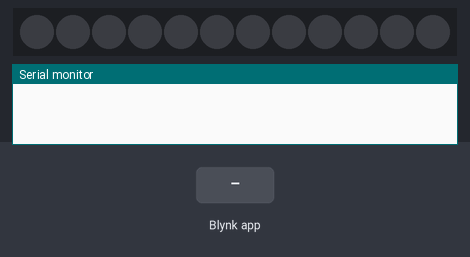
A sketch run on a simulated ESP32. Parts: 12 RGB LEDs in strip order, left to right, the last lines printed to the serial monitor. The inputs (shaded band) are chosen by the test bench. Dim RGB values are drawn brighter than linear; WiFi joins after 1.5 s; servers stay silent unless stated.

Above: at 3.0 s.
3.1 s: Blynk app writes 1 to V1
4.6 s: Blynk app writes 1 to V0
At 5.6 s:
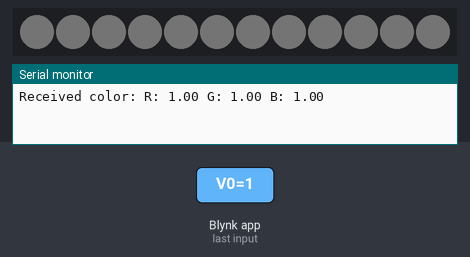
6.1 s: Blynk app writes 0 to V0
At 6.8 s:
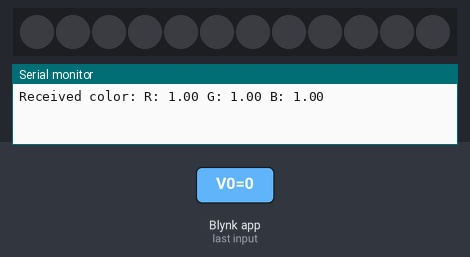
7.6 s: Blynk app writes 200 to V0
At 7.9 s:
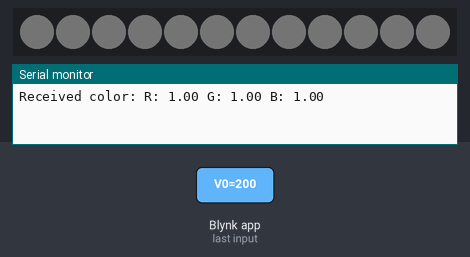
Timing chart, 0 to 10.1 s (numbered marks = the images above; inputs shaded):
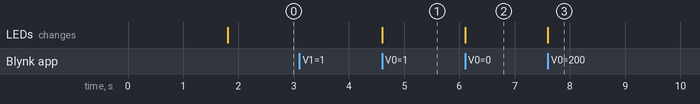

Measured:
- after the input at 4.6 s, the LEDs: change at once (image 1)
- after the input at 6.1 s, the LEDs: change at once (image 2)
- after the input at 7.6 s, the LEDs: change at once (image 3)

The sketch:

BlynkLed-change-your-IDS.ino
```cpp
/*************************************************************
  This is a simple demo of sending and receiving some data.
  Be sure to check out other examples!
 *************************************************************/

/* Fill-in information from Blynk Device Info here */
#define BLYNK_TEMPLATE_ID           "yourID"
#define BLYNK_TEMPLATE_NAME         "yourDevice"
#define BLYNK_AUTH_TOKEN            "yourToken"

/* Comment this out to disable prints and save space */
#define BLYNK_PRINT Serial

#include <WiFi.h>
#include <WiFiClient.h>
#include <BlynkSimpleEsp32.h>
#include <Adafruit_NeoPixel.h>

#define PIN 4
#define NUMPIXELS 12 // Number of LEDs in the strip

Adafruit_NeoPixel pixels = Adafruit_NeoPixel(NUMPIXELS, PIN, NEO_GRB + NEO_KHZ800);

// Your WiFi credentials
char ssid[] = "yourSSID";
char pass[] = "your PSWD";

// Declare global variables
bool ledOn = false;    // LEDs on/off state
uint32_t currentColor = pixels.Color(0, 0, 0);  // Initial color (off)

BlynkTimer timer;
// Function prototype (declaration) of updateLEDs
void updateLEDs() {
  for (int i = 0; i < NUMPIXELS; i++) {
    pixels.setPixelColor(i, ledOn ? currentColor : pixels.Color(0, 0, 0)); // Turn on/off LEDs
  }
  pixels.show();
}

// This function is called every time the Virtual Pin 0 state changes (button press)
BLYNK_WRITE(V0)
{
  ledOn = param.asInt();  // If 1, turn on; if 0, turn off
  updateLEDs();
}


// This function is called every time the ZeRGBa widget (V1) updates
BLYNK_WRITE(V1)
{
  float r = param[0].asFloat();  // Red component (0-255)
  float g = param[1].asFloat();  // Green component (0-255)
  float b = param[2].asFloat();  // Blue component (0-255)
   Serial.print("Received color: ");
  Serial.print("R: "); Serial.print(r);
  Serial.print(" G: "); Serial.print(g);
  Serial.print(" B: "); Serial.println(b);

  currentColor = pixels.Color(r, g, b);  // Set the current color
  updateLEDs();
}
void setup() {
  // Initialize Serial Monitor for debugging
  Serial.begin(115200);

  // Initialize the Blynk connection
  Blynk.begin(BLYNK_AUTH_TOKEN, ssid, pass);

  // Initialize the NeoPixel strip
  pixels.begin();

}

void loop() {
  Blynk.run();
}
```
